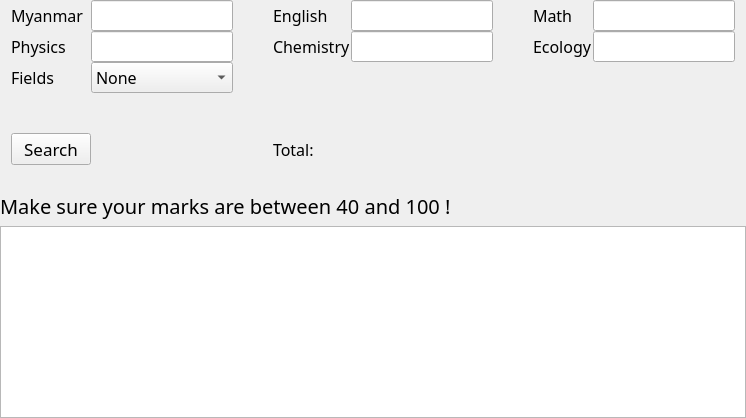
                    <widget class="QWidget" name="ecoPage">
                     <layout class="QGridLayout" name="gridLayout_20">
                      <property name="leftMargin">
                       <number>0</number>
                      </property>
                      <property name="topMargin">
                       <number>0</number>
                      </property>
                      <property name="rightMargin">
                       <number>0</number>
                      </property>
                      <property name="bottomMargin">
                       <number>0</number>
                      </property>
                      <item row="0" column="0">
                       <layout class="QGridLayout" name="gridLayout_17">
                        <property name="spacing">
                         <number>0</number>
                        </property>
                        <item row="0" column="0">
                         <layout class="QGridLayout" name="gridLayout_19">
                          <property name="leftMargin">
                           <number>11</number>
                          </property>
                          <property name="rightMargin">
                           <number>11</number>
                          </property>
                          <property name="bottomMargin">
                           <number>21</number>
                          </property>
                          <item row="1" column="4">
                           <widget class="QLineEdit" name="inp5_eco">
                            <property name="font">
                             <font>
                              <family>Space Grotesk</family>
                              <pointsize>12</pointsize>
                             </font>
                            </property>
                           </widget>
                          </item>
                          <item row="1" column="6">
                           <widget class="QLabel" name="label_31">
                            <property name="font">
                             <font>
                              <family>Space Grotesk</family>
                              <pointsize>12</pointsize>
                             </font>
                            </property>
                            <property name="text">
                             <string>Ecology</string>
                            </property>
                           </widget>
                          </item>
                          <item row="0" column="1">
                           <widget class="QLineEdit" name="inp1_eco">
                            <property name="font">
                             <font>
                              <family>Space Grotesk</family>
                              <pointsize>12</pointsize>
                             </font>
                            </property>
                           </widget>
                          </item>
                          <item row="1" column="3">
                           <widget class="QLabel" name="label_32">
                            <property name="font">
                             <font>
                              <family>Space Grotesk</family>
                              <pointsize>12</pointsize>
                             </font>
                            </property>
                            <property name="text">
                             <string>Chemistry</string>
                            </property>
                           </widget>
                          </item>
                          <item row="0" column="5">
                           <spacer name="horizontalSpacer_18">
                            <property name="orientation">
                             <enum>Qt::Horizontal</enum>
                            </property>
                            <property name="sizeHint" stdset="0">
                             <size>
                              <width>40</width>
                              <height>20</height>
                             </size>
                            </property>
                           </spacer>
                          </item>
                          <item row="2" column="0">
                           <widget class="QLabel" name="label_33">
                            <property name="font">
                             <font>
                              <family>Space Grotesk</family>
                              <pointsize>12</pointsize>
                             </font>
                            </property>
                            <property name="text">
                             <string>Fields</string>
                            </property>
                           </widget>
                          </item>
                          <item row="0" column="6">
                           <widget class="QLabel" name="label_30">
                            <property name="font">
                             <font>
                              <family>Space Grotesk</family>
                              <pointsize>12</pointsize>
                             </font>
                            </property>
                            <property name="text">
                             <string>Math</string>
                            </property>
                           </widget>
                          </item>
                          <item row="0" column="4">
                           <widget class="QLineEdit" name="inp2_eco">
                            <property name="font">
                             <font>
                              <family>Space Grotesk</family>
                              <pointsize>12</pointsize>
                             </font>
                            </property>
                           </widget>
                          </item>
                          <item row="1" column="1">
                           <widget class="QLineEdit" name="inp4_eco">
                            <property name="font">
                             <font>
                              <family>Space Grotesk</family>
                              <pointsize>12</pointsize>
                             </font>
                            </property>
                           </widget>
                          </item>
                          <item row="2" column="1">
                           <widget class="QComboBox" name="field_box_eco">
                            <property name="font">
                             <font>
                              <family>Space Grotesk</family>
                              <pointsize>12</pointsize>
                             </font>
                            </property>
                            <item>
                             <property name="text">
                              <string>None</string>
                             </property>
                            </item>
                            <item>
                             <property name="text">
                              <string>Technology</string>
                             </property>
                            </item>
                            <item>
                             <property name="text">
                              <string>IT</string>
                             </property>
                            </item>
                            <item>
                             <property name="text">
                              <string>Educational</string>
                             </property>
                            </item>
                            <item>
                             <property name="text">
                              <string>Languages</string>
                             </property>
                            </item>
                            <item>
                             <property name="text">
                              <string>Education</string>
                             </property>
                            </item>
                            <item>
                             <property name="text">
                              <string>Agricultural</string>
                             </property>
                            </item>
                           </widget>
                          </item>
                          <item row="0" column="2">
                           <spacer name="horizontalSpacer_20">
                            <property name="orientation">
                             <enum>Qt::Horizontal</enum>
                            </property>
                            <property name="sizeHint" stdset="0">
                             <size>
                              <width>40</width>
                              <height>20</height>
                             </size>
                            </property>
                           </spacer>
                          </item>
                          <item row="4" column="0">
                           <widget class="QPushButton" name="search_btn_eco">
                            <property name="font">
                             <font>
                              <family>Space Grotesk</family>
                              <pointsize>13</pointsize>
                             </font>
                            </property>
                            <property name="text">
                             <string>Search</string>
                            </property>
                           </widget>
                          </item>
                          <item row="1" column="2">
                           <spacer name="horizontalSpacer_17">
                            <property name="orientation">
                             <enum>Qt::Horizontal</enum>
                            </property>
                            <property name="sizeHint" stdset="0">
                             <size>
                              <width>40</width>
                              <height>20</height>
                             </size>
                            </property>
                           </spacer>
                          </item>
                          <item row="0" column="3">
                           <widget class="QLabel" name="label_35">
                            <property name="font">
                             <font>
                              <family>Space Grotesk</family>
                              <pointsize>12</pointsize>
                             </font>
                            </property>
                            <property name="text">
                             <string>English</string>
                            </property>
                           </widget>
                          </item>
                          <item row="0" column="0">
                           <widget class="QLabel" name="label_36">
                            <property name="font">
                             <font>
                              <family>Space Grotesk</family>
                              <pointsize>12</pointsize>
                             </font>
                            </property>
                            <property name="text">
                             <string>Myanmar</string>
                            </property>
                           </widget>
                          </item>
                          <item row="1" column="5">
                           <spacer name="horizontalSpacer_19">
                            <property name="orientation">
                             <enum>Qt::Horizontal</enum>
                            </property>
                            <property name="sizeHint" stdset="0">
                             <size>
                              <width>40</width>
                              <height>20</height>
                             </size>
                            </property>
                           </spacer>
                          </item>
                          <item row="0" column="7">
                           <widget class="QLineEdit" name="inp3_eco">
                            <property name="font">
                             <font>
                              <family>Space Grotesk</family>
                              <pointsize>12</pointsize>
                             </font>
                            </property>
                           </widget>
                          </item>
                          <item row="1" column="7">
                           <widget class="QLineEdit" name="inp6_eco">
                            <property name="font">
                             <font>
                              <family>Space Grotesk</family>
                              <pointsize>12</pointsize>
                             </font>
                            </property>
                           </widget>
                          </item>
                          <item row="1" column="0">
                           <widget class="QLabel" name="label_29">
                            <property name="font">
                             <font>
                              <family>Space Grotesk</family>
                              <pointsize>12</pointsize>
                             </font>
                            </property>
                            <property name="text">
                             <string>Physics</string>
                            </property>
                           </widget>
                          </item>
                          <item row="3" column="1">
                           <spacer name="verticalSpacer_7">
                            <property name="orientation">
                             <enum>Qt::Vertical</enum>
                            </property>
                            <property name="sizeType">
                             <enum>QSizePolicy::Minimum</enum>
                            </property>
                            <property name="sizeHint" stdset="0">
                             <size>
                              <width>20</width>
                              <height>40</height>
                             </size>
                            </property>
                           </spacer>
                          </item>
                          <item row="4" column="3">
                           <widget class="QLabel" name="label_34">
                            <property name="font">
                             <font>
                              <family>Space Grotesk</family>
                              <pointsize>12</pointsize>
                             </font>
                            </property>
                            <property name="text">
                             <string>Total:</string>
                            </property>
                           </widget>
                          </item>
                          <item row="4" column="4">
                           <widget class="QLabel" name="totalmarks_eco">
                            <property name="font">
                             <font>
                              <family>Space Grotesk</family>
                              <pointsize>12</pointsize>
                             </font>
                            </property>
                            <property name="text">
                             <string/>
                            </property>
                           </widget>
                          </item>
                         </layout>
                        </item>
                       </layout>
                      </item>
                      <item row="2" column="0">
                       <widget class="QListWidget" name="main_listView_eco">
                        <property name="font">
                         <font>
                          <family>Space Grotesk</family>
                          <pointsize>14</pointsize>
                         </font>
                        </property>
                       </widget>
                      </item>
                      <item row="1" column="0">
                       <widget class="QLabel" name="err_msg_eco">
                        <property name="font">
                         <font>
                          <family>Space Grotesk</family>
                          <pointsize>15</pointsize>
                         </font>
                        </property>
                        <property name="text">
                         <string>Make sure your marks are between 40 and 100 !</string>
                        </property>
                       </widget>
                      </item>
                     </layout>
                    </widget>
